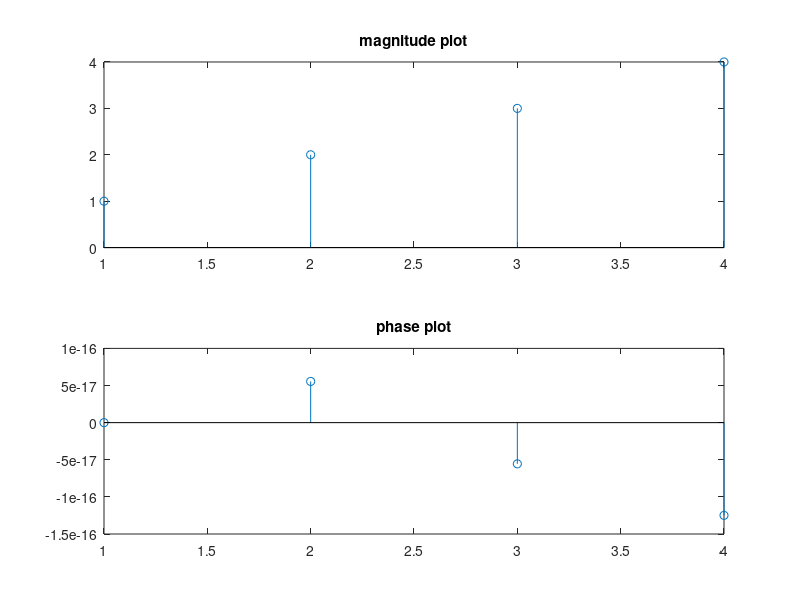

Recreate this plot in MATLAB.
clc;
close all;
X=[10 -2+2i -2+0i -2-2i];
L=length(X);
N=4;
X1=[X zeros(1,(N-L))];
for n=0:1:N-1;
    x1(n+1)=0;
    for k=0:1:N-1;
        x1(n+1)=(x1(n+1)+(1/N)*(X1(k+1)*exp((2*pi*1i*k*n)/N)));
    end
end
x1
subplot(2,1,1),stem(abs(x1));
title('magnitude plot');
subplot(2,1,2),stem(angle(x1));
title('phase plot');